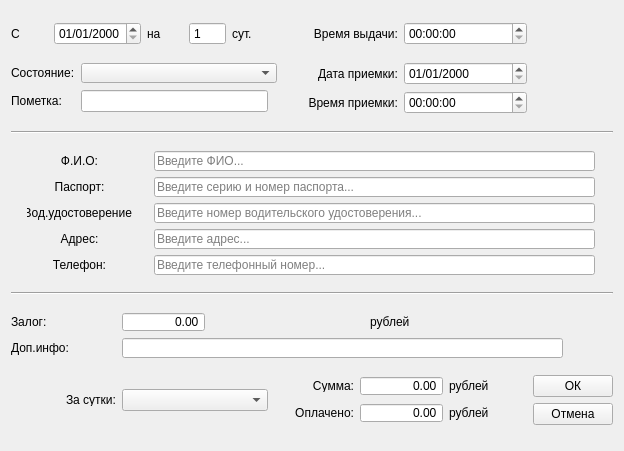
<?xml version="1.0" encoding="UTF-8"?>
<ui version="4.0">
 <class>RentAdd</class>
 <widget class="QWidget" name="RentAdd">
  <property name="geometry">
   <rect>
    <x>0</x>
    <y>0</y>
    <width>624</width>
    <height>451</height>
   </rect>
  </property>
  <property name="minimumSize">
   <size>
    <width>624</width>
    <height>451</height>
   </size>
  </property>
  <property name="maximumSize">
   <size>
    <width>624</width>
    <height>451</height>
   </size>
  </property>
  <property name="windowTitle">
   <string>Наименование</string>
  </property>
  <layout class="QGridLayout" name="gridLayout_6">
   <item row="0" column="0">
    <layout class="QHBoxLayout" name="horizontalLayout_3">
     <item>
      <widget class="QLabel" name="label">
       <property name="text">
        <string>С</string>
       </property>
      </widget>
     </item>
     <item>
      <widget class="QDateEdit" name="startDate">
       <property name="buttonSymbols">
        <enum>QAbstractSpinBox::UpDownArrows</enum>
       </property>
       <property name="displayFormat">
        <string>dd/MM/yyyy</string>
       </property>
      </widget>
     </item>
     <item>
      <widget class="QLabel" name="label_2">
       <property name="text">
        <string>на</string>
       </property>
      </widget>
     </item>
     <item>
      <widget class="QSpinBox" name="numberOfDays">
       <property name="enabled">
        <bool>true</bool>
       </property>
       <property name="readOnly">
        <bool>true</bool>
       </property>
       <property name="buttonSymbols">
        <enum>QAbstractSpinBox::NoButtons</enum>
       </property>
       <property name="minimum">
        <number>1</number>
       </property>
       <property name="maximum">
        <number>365</number>
       </property>
      </widget>
     </item>
     <item>
      <widget class="QLabel" name="label_3">
       <property name="text">
        <string>сут.</string>
       </property>
      </widget>
     </item>
    </layout>
   </item>
   <item row="0" column="1">
    <layout class="QHBoxLayout" name="horizontalLayout_2">
     <item>
      <widget class="QLabel" name="label_4">
       <property name="text">
        <string>Время выдачи:</string>
       </property>
       <property name="alignment">
        <set>Qt::AlignRight|Qt::AlignTrailing|Qt::AlignVCenter</set>
       </property>
      </widget>
     </item>
     <item>
      <widget class="QTimeEdit" name="startTime"/>
     </item>
    </layout>
   </item>
   <item row="1" column="0">
    <layout class="QGridLayout" name="gridLayout_4">
     <item row="0" column="0">
      <widget class="QLabel" name="label_5">
       <property name="text">
        <string>Состояние:</string>
       </property>
       <property name="alignment">
        <set>Qt::AlignLeading|Qt::AlignLeft|Qt::AlignVCenter</set>
       </property>
      </widget>
     </item>
     <item row="0" column="1">
      <widget class="QComboBox" name="status">
       <property name="minimumSize">
        <size>
         <width>196</width>
         <height>20</height>
        </size>
       </property>
       <property name="maximumSize">
        <size>
         <width>196</width>
         <height>20</height>
        </size>
       </property>
      </widget>
     </item>
     <item row="1" column="0">
      <widget class="QLabel" name="label_6">
       <property name="text">
        <string>Пометка:</string>
       </property>
       <property name="alignment">
        <set>Qt::AlignLeading|Qt::AlignLeft|Qt::AlignVCenter</set>
       </property>
      </widget>
     </item>
     <item row="1" column="1">
      <widget class="QLineEdit" name="note">
       <property name="maxLength">
        <number>200</number>
       </property>
       <property name="clearButtonEnabled">
        <bool>true</bool>
       </property>
      </widget>
     </item>
    </layout>
   </item>
   <item row="1" column="1">
    <layout class="QGridLayout" name="gridLayout_5">
     <item row="0" column="0">
      <widget class="QLabel" name="label_7">
       <property name="text">
        <string>Дата приемки:</string>
       </property>
       <property name="alignment">
        <set>Qt::AlignRight|Qt::AlignTrailing|Qt::AlignVCenter</set>
       </property>
      </widget>
     </item>
     <item row="0" column="1">
      <widget class="QDateEdit" name="endDate">
       <property name="buttonSymbols">
        <enum>QAbstractSpinBox::UpDownArrows</enum>
       </property>
       <property name="displayFormat">
        <string>dd/MM/yyyy</string>
       </property>
      </widget>
     </item>
     <item row="1" column="0">
      <widget class="QLabel" name="label_8">
       <property name="text">
        <string>Время приемки:</string>
       </property>
       <property name="alignment">
        <set>Qt::AlignRight|Qt::AlignTrailing|Qt::AlignVCenter</set>
       </property>
      </widget>
     </item>
     <item row="1" column="1">
      <widget class="QTimeEdit" name="endTime"/>
     </item>
    </layout>
   </item>
   <item row="2" column="0" colspan="3">
    <widget class="Line" name="line">
     <property name="orientation">
      <enum>Qt::Horizontal</enum>
     </property>
    </widget>
   </item>
   <item row="3" column="0" colspan="3">
    <layout class="QGridLayout" name="gridLayout">
     <item row="0" column="0">
      <widget class="QLabel" name="label_9">
       <property name="minimumSize">
        <size>
         <width>105</width>
         <height>20</height>
        </size>
       </property>
       <property name="maximumSize">
        <size>
         <width>105</width>
         <height>20</height>
        </size>
       </property>
       <property name="text">
        <string>Ф.И.О:</string>
       </property>
       <property name="alignment">
        <set>Qt::AlignCenter</set>
       </property>
      </widget>
     </item>
     <item row="0" column="1">
      <widget class="QLineEdit" name="fio">
       <property name="minimumSize">
        <size>
         <width>441</width>
         <height>20</height>
        </size>
       </property>
       <property name="maximumSize">
        <size>
         <width>441</width>
         <height>20</height>
        </size>
       </property>
       <property name="maxLength">
        <number>250</number>
       </property>
       <property name="placeholderText">
        <string>Введите ФИО...</string>
       </property>
      </widget>
     </item>
     <item row="1" column="0">
      <widget class="QLabel" name="label_10">
       <property name="minimumSize">
        <size>
         <width>105</width>
         <height>20</height>
        </size>
       </property>
       <property name="maximumSize">
        <size>
         <width>105</width>
         <height>20</height>
        </size>
       </property>
       <property name="text">
        <string>Паспорт:</string>
       </property>
       <property name="alignment">
        <set>Qt::AlignCenter</set>
       </property>
      </widget>
     </item>
     <item row="1" column="1">
      <widget class="QLineEdit" name="passport">
       <property name="minimumSize">
        <size>
         <width>441</width>
         <height>20</height>
        </size>
       </property>
       <property name="maximumSize">
        <size>
         <width>441</width>
         <height>20</height>
        </size>
       </property>
       <property name="maxLength">
        <number>250</number>
       </property>
       <property name="placeholderText">
        <string>Введите серию и номер паспорта...</string>
       </property>
      </widget>
     </item>
     <item row="2" column="0">
      <widget class="QLabel" name="label_11">
       <property name="minimumSize">
        <size>
         <width>105</width>
         <height>20</height>
        </size>
       </property>
       <property name="maximumSize">
        <size>
         <width>105</width>
         <height>20</height>
        </size>
       </property>
       <property name="text">
        <string>Вод.удостоверение:</string>
       </property>
       <property name="alignment">
        <set>Qt::AlignCenter</set>
       </property>
      </widget>
     </item>
     <item row="2" column="1">
      <widget class="QLineEdit" name="drivingLicense">
       <property name="minimumSize">
        <size>
         <width>441</width>
         <height>20</height>
        </size>
       </property>
       <property name="maximumSize">
        <size>
         <width>441</width>
         <height>20</height>
        </size>
       </property>
       <property name="maxLength">
        <number>250</number>
       </property>
       <property name="placeholderText">
        <string>Введите номер водительского удостоверения...</string>
       </property>
      </widget>
     </item>
     <item row="3" column="0">
      <widget class="QLabel" name="label_12">
       <property name="minimumSize">
        <size>
         <width>105</width>
         <height>20</height>
        </size>
       </property>
       <property name="maximumSize">
        <size>
         <width>105</width>
         <height>20</height>
        </size>
       </property>
       <property name="text">
        <string>Адрес:</string>
       </property>
       <property name="alignment">
        <set>Qt::AlignCenter</set>
       </property>
      </widget>
     </item>
     <item row="3" column="1">
      <widget class="QLineEdit" name="address">
       <property name="minimumSize">
        <size>
         <width>441</width>
         <height>20</height>
        </size>
       </property>
       <property name="maximumSize">
        <size>
         <width>441</width>
         <height>20</height>
        </size>
       </property>
       <property name="maxLength">
        <number>250</number>
       </property>
       <property name="placeholderText">
        <string>Введите адрес...</string>
       </property>
      </widget>
     </item>
     <item row="4" column="0">
      <widget class="QLabel" name="label_13">
       <property name="minimumSize">
        <size>
         <width>105</width>
         <height>20</height>
        </size>
       </property>
       <property name="maximumSize">
        <size>
         <width>105</width>
         <height>20</height>
        </size>
       </property>
       <property name="text">
        <string>Телефон:</string>
       </property>
       <property name="alignment">
        <set>Qt::AlignCenter</set>
       </property>
      </widget>
     </item>
     <item row="4" column="1">
      <widget class="QLineEdit" name="telephoneNumber">
       <property name="minimumSize">
        <size>
         <width>441</width>
         <height>20</height>
        </size>
       </property>
       <property name="maximumSize">
        <size>
         <width>441</width>
         <height>20</height>
        </size>
       </property>
       <property name="maxLength">
        <number>250</number>
       </property>
       <property name="placeholderText">
        <string>Введите телефонный номер...</string>
       </property>
      </widget>
     </item>
    </layout>
   </item>
   <item row="4" column="0" colspan="3">
    <widget class="Line" name="line_2">
     <property name="orientation">
      <enum>Qt::Horizontal</enum>
     </property>
    </widget>
   </item>
   <item row="5" column="0" colspan="3">
    <layout class="QGridLayout" name="gridLayout_2">
     <item row="0" column="0">
      <widget class="QLabel" name="label_14">
       <property name="minimumSize">
        <size>
         <width>105</width>
         <height>16</height>
        </size>
       </property>
       <property name="maximumSize">
        <size>
         <width>105</width>
         <height>16</height>
        </size>
       </property>
       <property name="text">
        <string>Залог:</string>
       </property>
       <property name="alignment">
        <set>Qt::AlignLeading|Qt::AlignLeft|Qt::AlignVCenter</set>
       </property>
      </widget>
     </item>
     <item row="0" column="1">
      <widget class="QDoubleSpinBox" name="deposit">
       <property name="minimumSize">
        <size>
         <width>83</width>
         <height>20</height>
        </size>
       </property>
       <property name="maximumSize">
        <size>
         <width>83</width>
         <height>20</height>
        </size>
       </property>
       <property name="alignment">
        <set>Qt::AlignRight|Qt::AlignTrailing|Qt::AlignVCenter</set>
       </property>
       <property name="buttonSymbols">
        <enum>QAbstractSpinBox::NoButtons</enum>
       </property>
       <property name="decimals">
        <number>2</number>
       </property>
       <property name="maximum">
        <double>1000000.000000000000000</double>
       </property>
      </widget>
     </item>
     <item row="0" column="2">
      <widget class="QLabel" name="label_16">
       <property name="minimumSize">
        <size>
         <width>426</width>
         <height>20</height>
        </size>
       </property>
       <property name="maximumSize">
        <size>
         <width>426</width>
         <height>20</height>
        </size>
       </property>
       <property name="text">
        <string>рублей</string>
       </property>
      </widget>
     </item>
     <item row="1" column="0">
      <widget class="QLabel" name="label_15">
       <property name="minimumSize">
        <size>
         <width>105</width>
         <height>16</height>
        </size>
       </property>
       <property name="maximumSize">
        <size>
         <width>105</width>
         <height>16</height>
        </size>
       </property>
       <property name="text">
        <string>Доп.инфо:</string>
       </property>
       <property name="alignment">
        <set>Qt::AlignLeading|Qt::AlignLeft|Qt::AlignVCenter</set>
       </property>
      </widget>
     </item>
     <item row="1" column="1">
      <widget class="QLineEdit" name="addInfo">
       <property name="minimumSize">
        <size>
         <width>441</width>
         <height>20</height>
        </size>
       </property>
       <property name="maximumSize">
        <size>
         <width>441</width>
         <height>20</height>
        </size>
       </property>
       <property name="maxLength">
        <number>250</number>
       </property>
       <property name="clearButtonEnabled">
        <bool>true</bool>
       </property>
      </widget>
     </item>
    </layout>
   </item>
   <item row="6" column="0">
    <layout class="QHBoxLayout" name="horizontalLayout">
     <item>
      <widget class="QLabel" name="label_17">
       <property name="minimumSize">
        <size>
         <width>105</width>
         <height>13</height>
        </size>
       </property>
       <property name="maximumSize">
        <size>
         <width>105</width>
         <height>13</height>
        </size>
       </property>
       <property name="text">
        <string>За сутки:</string>
       </property>
       <property name="alignment">
        <set>Qt::AlignRight|Qt::AlignTrailing|Qt::AlignVCenter</set>
       </property>
      </widget>
     </item>
     <item>
      <widget class="QComboBox" name="dayPrice">
       <property name="minimumSize">
        <size>
         <width>131</width>
         <height>22</height>
        </size>
       </property>
      </widget>
     </item>
    </layout>
   </item>
   <item row="6" column="1">
    <layout class="QGridLayout" name="gridLayout_3">
     <item row="0" column="2">
      <widget class="QLabel" name="label_20">
       <property name="minimumSize">
        <size>
         <width>78</width>
         <height>20</height>
        </size>
       </property>
       <property name="maximumSize">
        <size>
         <width>78</width>
         <height>20</height>
        </size>
       </property>
       <property name="text">
        <string>рублей</string>
       </property>
      </widget>
     </item>
     <item row="0" column="0">
      <widget class="QLabel" name="label_18">
       <property name="minimumSize">
        <size>
         <width>80</width>
         <height>13</height>
        </size>
       </property>
       <property name="maximumSize">
        <size>
         <width>80</width>
         <height>13</height>
        </size>
       </property>
       <property name="text">
        <string>Сумма:</string>
       </property>
       <property name="alignment">
        <set>Qt::AlignRight|Qt::AlignTrailing|Qt::AlignVCenter</set>
       </property>
      </widget>
     </item>
     <item row="1" column="0">
      <widget class="QLabel" name="label_19">
       <property name="minimumSize">
        <size>
         <width>80</width>
         <height>13</height>
        </size>
       </property>
       <property name="maximumSize">
        <size>
         <width>80</width>
         <height>13</height>
        </size>
       </property>
       <property name="text">
        <string>Оплачено:</string>
       </property>
       <property name="alignment">
        <set>Qt::AlignRight|Qt::AlignTrailing|Qt::AlignVCenter</set>
       </property>
      </widget>
     </item>
     <item row="1" column="2">
      <widget class="QLabel" name="label_21">
       <property name="minimumSize">
        <size>
         <width>78</width>
         <height>20</height>
        </size>
       </property>
       <property name="maximumSize">
        <size>
         <width>78</width>
         <height>20</height>
        </size>
       </property>
       <property name="text">
        <string>рублей</string>
       </property>
      </widget>
     </item>
     <item row="1" column="1">
      <widget class="QDoubleSpinBox" name="alreadyPaid">
       <property name="minimumSize">
        <size>
         <width>83</width>
         <height>20</height>
        </size>
       </property>
       <property name="maximumSize">
        <size>
         <width>83</width>
         <height>20</height>
        </size>
       </property>
       <property name="alignment">
        <set>Qt::AlignRight|Qt::AlignTrailing|Qt::AlignVCenter</set>
       </property>
       <property name="buttonSymbols">
        <enum>QAbstractSpinBox::NoButtons</enum>
       </property>
       <property name="maximum">
        <double>1000000.000000000000000</double>
       </property>
      </widget>
     </item>
     <item row="0" column="1">
      <widget class="QDoubleSpinBox" name="totalSum">
       <property name="minimumSize">
        <size>
         <width>83</width>
         <height>20</height>
        </size>
       </property>
       <property name="maximumSize">
        <size>
         <width>83</width>
         <height>20</height>
        </size>
       </property>
       <property name="alignment">
        <set>Qt::AlignRight|Qt::AlignTrailing|Qt::AlignVCenter</set>
       </property>
       <property name="buttonSymbols">
        <enum>QAbstractSpinBox::NoButtons</enum>
       </property>
       <property name="maximum">
        <double>1000000.000000000000000</double>
       </property>
      </widget>
     </item>
    </layout>
   </item>
   <item row="6" column="2">
    <layout class="QVBoxLayout" name="verticalLayout">
     <item>
      <widget class="QPushButton" name="rentAddOkB">
       <property name="text">
        <string>ОК</string>
       </property>
      </widget>
     </item>
     <item>
      <widget class="QPushButton" name="rentAddCancelB">
       <property name="text">
        <string>Отмена</string>
       </property>
      </widget>
     </item>
    </layout>
   </item>
  </layout>
 </widget>
 <tabstops>
  <tabstop>startDate</tabstop>
  <tabstop>numberOfDays</tabstop>
  <tabstop>startTime</tabstop>
  <tabstop>status</tabstop>
  <tabstop>endDate</tabstop>
  <tabstop>note</tabstop>
  <tabstop>endTime</tabstop>
  <tabstop>fio</tabstop>
  <tabstop>passport</tabstop>
  <tabstop>drivingLicense</tabstop>
  <tabstop>address</tabstop>
  <tabstop>telephoneNumber</tabstop>
  <tabstop>deposit</tabstop>
  <tabstop>addInfo</tabstop>
  <tabstop>dayPrice</tabstop>
  <tabstop>totalSum</tabstop>
  <tabstop>alreadyPaid</tabstop>
  <tabstop>rentAddOkB</tabstop>
  <tabstop>rentAddCancelB</tabstop>
 </tabstops>
 <resources/>
 <connections/>
</ui>
